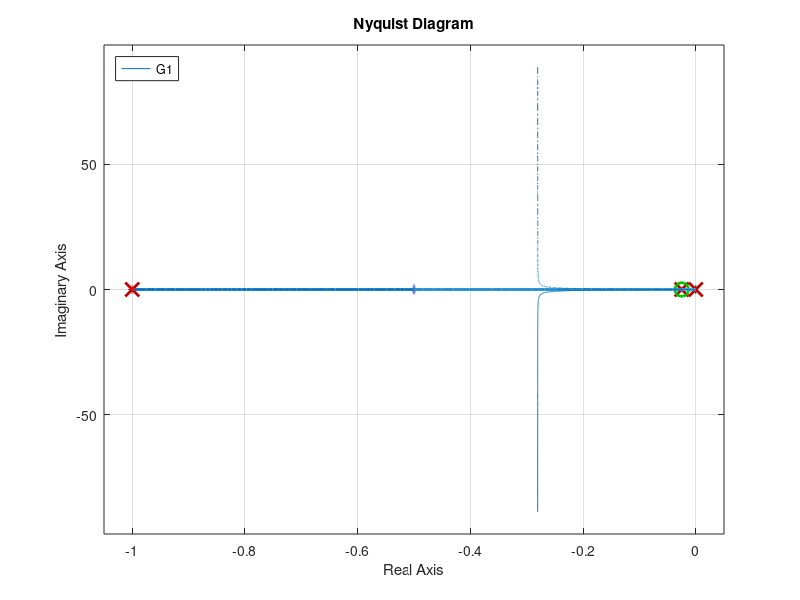
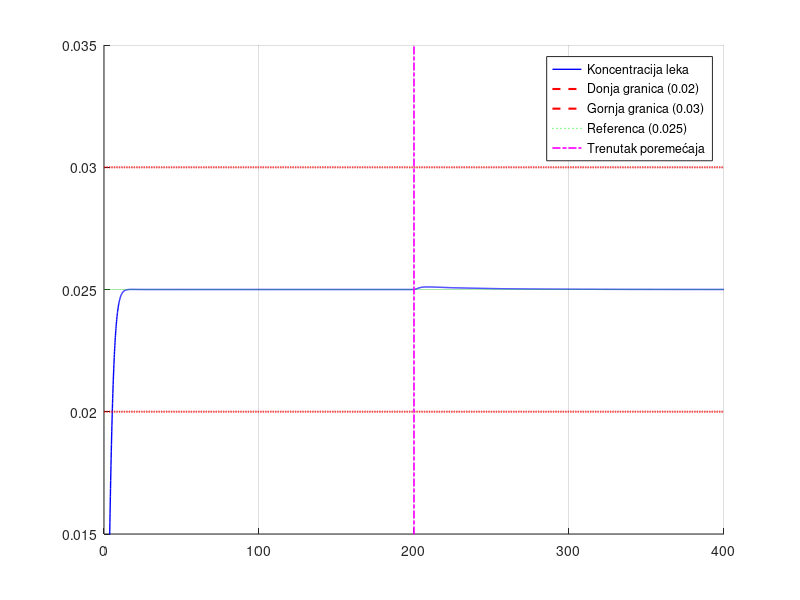

The MATLAB source for these figures, in order:
pkg load control;
pkg load signal;


clear all;
clc;
close all;


% ------------------- LINEARIZACIJA ------------------------




%Parametri modela
k = 1;
ke = 0.025;
ka = 1;
V = 80;
alfa = 5;

%Vreme
t = 0:0.1:300;

%Mirna radna tacka
x10 = 0.05;
x20 = 0.025;
u0 = 0.067;

%Pocetne vrednosti
x0 = [x10; x20];

%Definicija ulaza kao step signal
delta_u = 0.01;
u = @(t) u0 + delta_u * (t >= 10);

%Nelinearni sistem
f_nl = @(t, x)[-ka*x(1) + (k*u(t))/(1 + alfa*u(t));(ka/V)*x(1) - ke*x(2)];
[t, x_nelin] = ode45(f_nl, t, x0);

%Linearizovani model
A = [-ka, 0; ka/V, -ke];

B = [k / (1 + alfa * u0)^2; 0];

C = [0, 1];

D = 0;

sys = ss(A, B, C, D);

%Simulacija linearnog modela na pobudu delta_u
ulaz_lin = zeros(size(t));
ulaz_lin(t>=10) = delta_u;

%Odziv linearnog modela
y_lin = lsim(sys, ulaz_lin, t, [0 0]) + x20;

%Prikaz rezultata
figure;
plot(t, x_nelin(:,2), 'b', 'LineWidth', 1);
hold on;
plot(t, y_lin, 'r--');
xlabel('Vreme [h]');
ylabel('Koncentracija Cp [mmol/L]');
title('Poredjenje nelinearnog i linearizovanog modela');
legend('Nelinearni model', 'Linearni model');
grid on;


% prebacivanje LTI u funkciju prenosa kako bi je lakse spojili sa regulatorom
G = tf(sys)


% ------------------ REGULACIJA ----------------------


% funkcija prenosa modela pacijanta i biosenzora
s = tf('s');
G_delta = 0.0125 / ((s + 1) * (s + 0.025))
H = 1;

% G = tf(sys) je ekvivalentno funkciji prenosa G = 0.0125 / ((s + 1) * (s + 0.025)) datoj u zadatku

%    
%    Transfer function 'G' from input 'u1' to output ...
%
%                0.007014
%    y1:  ---------------------
%        s^2 + 1.025 s + 0.025
%
%    Continuous-time model.
%
%    Transfer function 'G_delta' from input 'u1' to output ...
%
%                0.0125
%    y1:  ---------------------
%        s^2 + 1.025 s + 0.025
%

% -------- PROJEKTOVANJE PI REGULATORA ------------
% Naš objekat ima spor pol na s = -0.025.
% Biramo nulu regulatora (Ki/Kp) tako da je postavimo tačno na -0.025
% kako bismo skratili taj spori pol i drastično ubrzali sistem.
% G_reg(s) = Kp * (s + 0.025) / s

% ali funkciju prenosa regulatora simuliramo bez pojacanja

G_reg = (s + 0.025) / s;
G0 = G_reg * G * H; % Povratni prenos


% ------------- BIRANJE POJAVANJA Kp ---------------

% Sa GMK grafika biramo Kp tako da zatvoreni sistem ima pozeljne karakteristike.
% Cilj je blaga oscilatornost bez prevelikog preskoka.

% Biramo se Kp = 40 -> preskok je oko 5%, sto je dovoljno brzo i dovoljno sigurno

Kp = 40;
Ki = Kp * 0.025; % Pošto smo izabrali Ki/Kp = 0.025


% ----------- GMK --------------
figure(1);
rlocusx(G0);
title('GMK sa PI regulatorom');
grid on;

fprintf('\nIzabrani parametri regulatora:\n');
fprintf('Kp = %f\n', Kp);
fprintf('Ki = %f\n', Ki);


% Konačna funkcija prenosa PI regulatora
G_reg = Kp + (Ki / s);


% funkcija povratnog prenosa
G1 = G_reg * G;

% ------- NIKVIST ----------
nyquist(G1);grid on;

% ------- PRETECI ----------
% [d,fi,Wpi,Wpf] = margin(G1); margin(G1);grid on;



% funkcija prenosa zatvorenog sistema

% funkcija spregnutog prenosa od reference R(s) do izlaza Y(s)
W_s = feedback(G_reg * G, H);

% funkcija prenosa od poremećaja D(s) do izlaza Y(s)
% poremećaj se sabira na ulazu u objekat (između regulatora i G nakon linearizacije)
W_d = feedback(G, G_reg * H);



% --------- SIMULACIJA ------------

% referenca i vreme simulacije
r0 = 0.025;
t = 0:0.1:400; % 0 do 400 sekundi

% odziv sistema na referentni step signal (doziranje leka)
y_ref = r0 * step(W_s, t);

% modelovanje poremećaja koji se dešava kasnije (u trenutku t = 200s)
% amplituda poremećaja d0 (promena apsorpcije leka za 0.005)
d0 = 0.005;
t_poremecaja = 200;

d = zeros(size(t));
d(t >= 200) = d0;

y_poremecaj = lsim(W_d, d, t);

% ukupni odziv sistema
y_ukupno = y_ref + y_poremecaj;


% -------- CRTANJE GRAFIKA ----------
figure(2);
clf;
hold on;
p1 = plot(t, y_ukupno, 'b', 'LineWidth', 1, 'DisplayName', 'Koncentracija leka');
hold on;
p2 = plot(t, 0.02 * ones(size(t)), 'r--', 'LineWidth', 1.5, 'DisplayName', 'Donja granica (0.02)');
p3 = plot(t, 0.03 * ones(size(t)), 'r--', 'LineWidth', 1.5, 'DisplayName', 'Gornja granica (0.03)');
p4 = plot(t, 0.025 * ones(size(t)), 'g:', 'DisplayName', 'Referenca (0.025)');
p5 = plot([t_poremecaja t_poremecaja], [0.01 0.04], 'm-.', 'LineWidth', 1.2, 'DisplayName', 'Trenutak poremećaja');

legend('show');

grid on;
axis([0 400 0.015 0.035]);

% provera greske u ustaljenom stanju
fprintf('\nKonačna vrednost koncentracije (t->inf): %f mmol/L\n', y_ukupno(end));


% ----- PRESKOK ------
y_preskok = max(y_ukupno(:))
fprintf('Najveca vrednost koncentracije lamotrigina je: %.6e\n', y_preskok);
fprintf('Preskok je: %.2f%%\n', (y_preskok - 0.025)/0.025*100);
